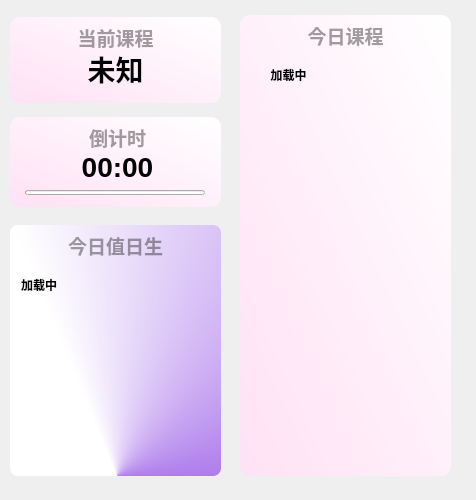
<?xml version="1.0" encoding="UTF-8"?>
<ui version="4.0">
 <class>From</class>
 <widget class="QWidget" name="From">
  <property name="geometry">
   <rect>
    <x>0</x>
    <y>0</y>
    <width>476</width>
    <height>500</height>
   </rect>
  </property>
  <property name="windowTitle">
   <string>Form</string>
  </property>
  <widget class="TitleLabel" name="lingyun_class">
   <property name="geometry">
    <rect>
     <x>10</x>
     <y>50</y>
     <width>211</width>
     <height>38</height>
    </rect>
   </property>
   <property name="font">
    <font>
     <family>Microsoft YaHei UI</family>
     <pointsize>21</pointsize>
     <weight>75</weight>
     <bold>true</bold>
    </font>
   </property>
   <property name="layoutDirection">
    <enum>Qt::LeftToRight</enum>
   </property>
   <property name="autoFillBackground">
    <bool>false</bool>
   </property>
   <property name="text">
    <string>未知</string>
   </property>
   <property name="alignment">
    <set>Qt::AlignCenter</set>
   </property>
  </widget>
  <widget class="SmoothScrollArea" name="sd_scroll">
   <property name="geometry">
    <rect>
     <x>250</x>
     <y>55</y>
     <width>191</width>
     <height>421</height>
    </rect>
   </property>
   <property name="styleSheet">
    <string notr="true">background: transparent; border: none</string>
   </property>
   <property name="widgetResizable">
    <bool>true</bool>
   </property>
   <widget class="QWidget" name="scrollAreaWidgetContents">
    <property name="geometry">
     <rect>
      <x>0</x>
      <y>0</y>
      <width>191</width>
      <height>421</height>
     </rect>
    </property>
    <layout class="QVBoxLayout" name="verticalLayout_9">
     <item>
      <layout class="QGridLayout" name="gridLayout">
       <property name="sizeConstraint">
        <enum>QLayout::SetNoConstraint</enum>
       </property>
       <property name="leftMargin">
        <number>2</number>
       </property>
       <property name="topMargin">
        <number>2</number>
       </property>
       <property name="rightMargin">
        <number>2</number>
       </property>
       <property name="bottomMargin">
        <number>2</number>
       </property>
       <property name="spacing">
        <number>2</number>
       </property>
       <item row="0" column="0">
        <widget class="StrongBodyLabel" name="class_ORD">
         <property name="maximumSize">
          <size>
           <width>70</width>
           <height>16777215</height>
          </size>
         </property>
         <property name="text">
          <string>&lt;html&gt;&lt;head/&gt;&lt;body&gt;&lt;p&gt;&lt;span style=&quot; font-weight:600;&quot;&gt;加载中&lt;/span&gt;&lt;/p&gt;&lt;/body&gt;&lt;/html&gt;</string>
         </property>
         <property name="alignment">
          <set>Qt::AlignHCenter|Qt::AlignTop</set>
         </property>
        </widget>
       </item>
       <item row="0" column="1">
        <widget class="VerticalSeparator" name="VerticalSeparator"/>
       </item>
       <item row="0" column="2">
        <widget class="StrongBodyLabel" name="class_widget">
         <property name="text">
          <string>&lt;html&gt;&lt;head/&gt;&lt;body&gt;&lt;p&gt;&lt;br/&gt;&lt;/p&gt;&lt;/body&gt;&lt;/html&gt;</string>
         </property>
         <property name="alignment">
          <set>Qt::AlignHCenter|Qt::AlignTop</set>
         </property>
        </widget>
       </item>
      </layout>
     </item>
    </layout>
   </widget>
  </widget>
  <widget class="QLabel" name="lingyun_background">
   <property name="geometry">
    <rect>
     <x>10</x>
     <y>17</y>
     <width>211</width>
     <height>86</height>
    </rect>
   </property>
   <property name="styleSheet">
    <string notr="true">background-color: qlineargradient(spread:pad, x1:0, y1:1, x2:1, y2:0, stop:0 rgba(255, 225, 245, 255), stop:1 rgba(255, 255, 255, 255));

border-radius: 10px</string>
   </property>
   <property name="text">
    <string/>
   </property>
   <property name="scaledContents">
    <bool>false</bool>
   </property>
  </widget>
  <widget class="QLabel" name="lingyun_Title">
   <property name="geometry">
    <rect>
     <x>10</x>
     <y>22</y>
     <width>211</width>
     <height>31</height>
    </rect>
   </property>
   <property name="font">
    <font>
     <family>Microsoft YaHei UI</family>
     <pointsize>14</pointsize>
     <weight>75</weight>
     <bold>true</bold>
    </font>
   </property>
   <property name="styleSheet">
    <string notr="true">color: rgba(0, 0, 0, 95);
font-weight: bold;</string>
   </property>
   <property name="text">
    <string>当前课程</string>
   </property>
   <property name="textFormat">
    <enum>Qt::PlainText</enum>
   </property>
   <property name="alignment">
    <set>Qt::AlignCenter</set>
   </property>
  </widget>
  <widget class="TitleLabel" name="lingyun_down">
   <property name="geometry">
    <rect>
     <x>12</x>
     <y>148</y>
     <width>211</width>
     <height>38</height>
    </rect>
   </property>
   <property name="font">
    <font>
     <family>Microsoft YaHei UI</family>
     <pointsize>21</pointsize>
     <weight>75</weight>
     <bold>true</bold>
    </font>
   </property>
   <property name="text">
    <string>00:00</string>
   </property>
   <property name="alignment">
    <set>Qt::AlignCenter</set>
   </property>
  </widget>
  <widget class="ProgressBar" name="lingyun_Bar">
   <property name="geometry">
    <rect>
     <x>25</x>
     <y>190</y>
     <width>180</width>
     <height>5</height>
    </rect>
   </property>
   <property name="minimumSize">
    <size>
     <width>0</width>
     <height>5</height>
    </size>
   </property>
   <property name="maximumSize">
    <size>
     <width>16777215</width>
     <height>6</height>
    </size>
   </property>
   <property name="styleSheet">
    <string notr="true"/>
   </property>
   <property name="orientation">
    <enum>Qt::Horizontal</enum>
   </property>
   <property name="useAni">
    <bool>true</bool>
   </property>
   <property name="val">
    <double>0.000000000000000</double>
   </property>
  </widget>
  <widget class="QLabel" name="todayclass_background">
   <property name="geometry">
    <rect>
     <x>240</x>
     <y>15</y>
     <width>211</width>
     <height>461</height>
    </rect>
   </property>
   <property name="styleSheet">
    <string notr="true">
background-color: qlineargradient(spread:pad, x1:0, y1:1, x2:1, y2:0, stop:0 rgba(255, 225, 245, 255), stop:1 rgba(255, 255, 255, 255));

border-radius: 10px</string>
   </property>
   <property name="text">
    <string/>
   </property>
  </widget>
  <widget class="QLabel" name="todayclass_Title">
   <property name="geometry">
    <rect>
     <x>240</x>
     <y>20</y>
     <width>211</width>
     <height>31</height>
    </rect>
   </property>
   <property name="font">
    <font>
     <family>Microsoft YaHei UI</family>
     <pointsize>14</pointsize>
     <weight>75</weight>
     <bold>true</bold>
    </font>
   </property>
   <property name="styleSheet">
    <string notr="true">color: rgba(0, 0, 0, 95);
font-weight: bold;</string>
   </property>
   <property name="text">
    <string>今日课程</string>
   </property>
   <property name="textFormat">
    <enum>Qt::PlainText</enum>
   </property>
   <property name="alignment">
    <set>Qt::AlignCenter</set>
   </property>
  </widget>
  <widget class="QLabel" name="lingyun_background_2">
   <property name="geometry">
    <rect>
     <x>10</x>
     <y>117</y>
     <width>211</width>
     <height>90</height>
    </rect>
   </property>
   <property name="styleSheet">
    <string notr="true">background-color: qlineargradient(spread:pad, x1:0, y1:1, x2:1, y2:0, stop:0 rgba(255, 225, 245, 255), stop:1 rgba(255, 255, 255, 255));

border-radius: 10px</string>
   </property>
   <property name="text">
    <string/>
   </property>
  </widget>
  <widget class="QLabel" name="lingyun_Title_2">
   <property name="geometry">
    <rect>
     <x>12</x>
     <y>122</y>
     <width>211</width>
     <height>31</height>
    </rect>
   </property>
   <property name="font">
    <font>
     <family>Microsoft YaHei UI</family>
     <pointsize>14</pointsize>
     <weight>75</weight>
     <bold>true</bold>
    </font>
   </property>
   <property name="styleSheet">
    <string notr="true">color: rgba(0, 0, 0, 95);
font-weight: bold;</string>
   </property>
   <property name="text">
    <string>倒计时</string>
   </property>
   <property name="textFormat">
    <enum>Qt::PlainText</enum>
   </property>
   <property name="alignment">
    <set>Qt::AlignCenter</set>
   </property>
  </widget>
  <widget class="SmoothScrollArea" name="sd_scroll_2">
   <property name="geometry">
    <rect>
     <x>10</x>
     <y>265</y>
     <width>211</width>
     <height>211</height>
    </rect>
   </property>
   <property name="styleSheet">
    <string notr="true">background: transparent; border: none</string>
   </property>
   <property name="widgetResizable">
    <bool>true</bool>
   </property>
   <widget class="QWidget" name="scrollAreaWidgetContents_2">
    <property name="geometry">
     <rect>
      <x>0</x>
      <y>0</y>
      <width>211</width>
      <height>211</height>
     </rect>
    </property>
    <layout class="QVBoxLayout" name="verticalLayout_10">
     <item>
      <layout class="QGridLayout" name="gridLayout_2">
       <property name="sizeConstraint">
        <enum>QLayout::SetNoConstraint</enum>
       </property>
       <property name="leftMargin">
        <number>2</number>
       </property>
       <property name="topMargin">
        <number>2</number>
       </property>
       <property name="rightMargin">
        <number>2</number>
       </property>
       <property name="bottomMargin">
        <number>2</number>
       </property>
       <property name="spacing">
        <number>2</number>
       </property>
       <item row="0" column="0">
        <widget class="StrongBodyLabel" name="duty_project_widget">
         <property name="maximumSize">
          <size>
           <width>140</width>
           <height>16777215</height>
          </size>
         </property>
         <property name="text">
          <string>&lt;html&gt;&lt;head/&gt;&lt;body&gt;&lt;p&gt;&lt;span style=&quot; font-weight:600;&quot;&gt;加载中&lt;/span&gt;&lt;/p&gt;&lt;/body&gt;&lt;/html&gt;</string>
         </property>
         <property name="alignment">
          <set>Qt::AlignLeading|Qt::AlignLeft|Qt::AlignTop</set>
         </property>
        </widget>
       </item>
       <item row="0" column="1">
        <widget class="VerticalSeparator" name="VerticalSeparator_2"/>
       </item>
       <item row="0" column="2">
        <widget class="StrongBodyLabel" name="duty_name_widget">
         <property name="text">
          <string>&lt;html&gt;&lt;head/&gt;&lt;body&gt;&lt;p&gt;&lt;br/&gt;&lt;/p&gt;&lt;/body&gt;&lt;/html&gt;</string>
         </property>
         <property name="alignment">
          <set>Qt::AlignLeading|Qt::AlignLeft|Qt::AlignTop</set>
         </property>
        </widget>
       </item>
      </layout>
     </item>
    </layout>
   </widget>
  </widget>
  <widget class="QLabel" name="duty_Title">
   <property name="geometry">
    <rect>
     <x>10</x>
     <y>230</y>
     <width>211</width>
     <height>31</height>
    </rect>
   </property>
   <property name="font">
    <font>
     <family>Microsoft YaHei UI</family>
     <pointsize>14</pointsize>
     <weight>75</weight>
     <bold>true</bold>
    </font>
   </property>
   <property name="styleSheet">
    <string notr="true">color: rgba(0, 0, 0, 95);
font-weight: bold;</string>
   </property>
   <property name="text">
    <string>今日值日生</string>
   </property>
   <property name="textFormat">
    <enum>Qt::PlainText</enum>
   </property>
   <property name="alignment">
    <set>Qt::AlignCenter</set>
   </property>
  </widget>
  <widget class="QLabel" name="duty_background">
   <property name="geometry">
    <rect>
     <x>10</x>
     <y>225</y>
     <width>211</width>
     <height>251</height>
    </rect>
   </property>
   <property name="styleSheet">
    <string notr="true">background-color: qconicalgradient(cx:0.506, cy:1, angle:202.5, stop:0.255682 rgba(129, 52, 225, 255), stop:0.761364 rgba(255, 255, 255, 255));
border-radius: 8px</string>
   </property>
   <property name="text">
    <string/>
   </property>
  </widget>
  <zorder>duty_background</zorder>
  <zorder>todayclass_background</zorder>
  <zorder>lingyun_background</zorder>
  <zorder>lingyun_Title</zorder>
  <zorder>lingyun_class</zorder>
  <zorder>sd_scroll</zorder>
  <zorder>todayclass_Title</zorder>
  <zorder>lingyun_background_2</zorder>
  <zorder>lingyun_down</zorder>
  <zorder>lingyun_Title_2</zorder>
  <zorder>lingyun_Bar</zorder>
  <zorder>sd_scroll_2</zorder>
  <zorder>duty_Title</zorder>
 </widget>
 <customwidgets>
  <customwidget>
   <class>VerticalSeparator</class>
   <extends>QWidget</extends>
   <header>qfluentwidgets</header>
  </customwidget>
  <customwidget>
   <class>SmoothScrollArea</class>
   <extends>QScrollArea</extends>
   <header>qfluentwidgets</header>
   <container>1</container>
  </customwidget>
  <customwidget>
   <class>StrongBodyLabel</class>
   <extends>QLabel</extends>
   <header>qfluentwidgets</header>
  </customwidget>
  <customwidget>
   <class>TitleLabel</class>
   <extends>QLabel</extends>
   <header>qfluentwidgets</header>
  </customwidget>
  <customwidget>
   <class>ProgressBar</class>
   <extends>QProgressBar</extends>
   <header>qfluentwidgets</header>
  </customwidget>
 </customwidgets>
 <resources/>
 <connections/>
</ui>
